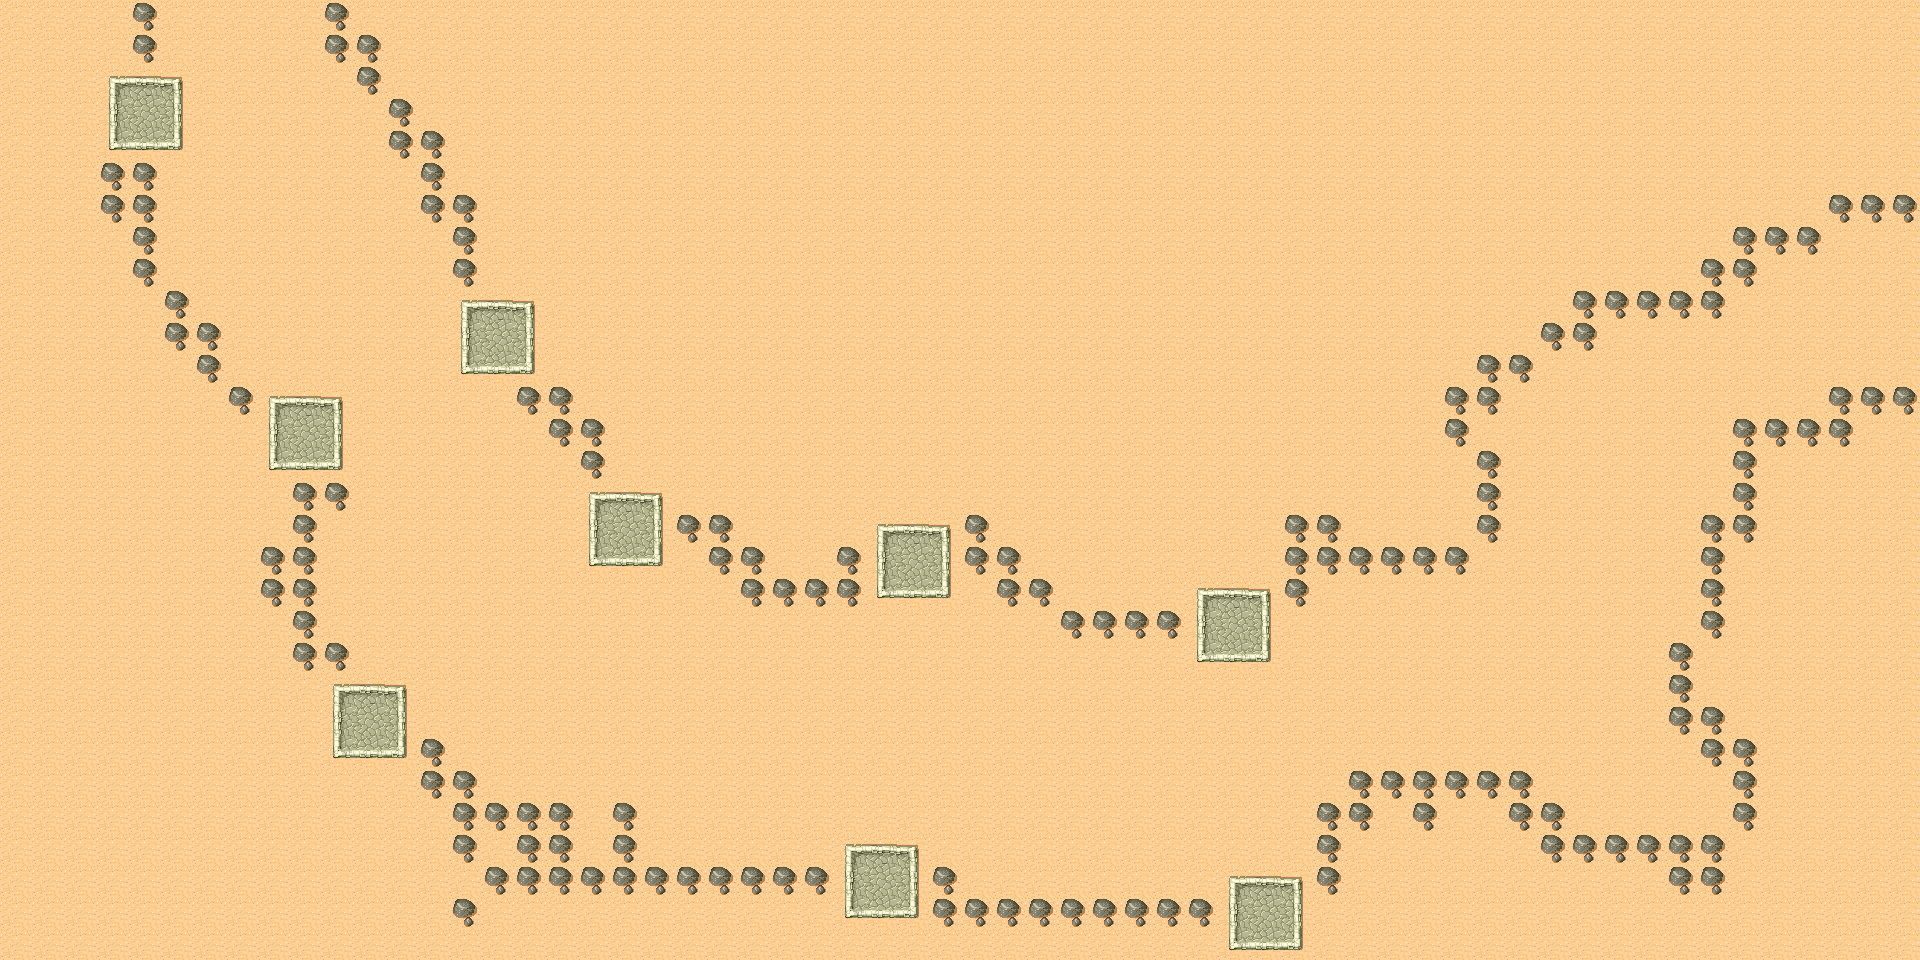

A 2D game scene composited from a Tiled map and its tileset images. What follows is a short description and the map's XML, with each tile layer's data collapsed to a summary:
An orthogonal 60x30 tile map with 32x32 px tiles, 2 tile layers (zs, bc) and 18 objects (fyt1, fyt2, fyt3, fyt4, fyt5, ...).

<map version="1.0" tiledversion="v1.0.3-399-ge7b903e" orientation="orthogonal" renderorder="left-up" width="60" height="30" tilewidth="32" tileheight="32" infinite="0" nextobjectid="42">
 <tileset firstgid="1" source="map.tsx" />
 <objectgroup name="guardTower">
  <object id="1" name="fyt1" x="118" y="86" width="52" height="54" />
  <object id="2" name="fyt2" x="474" y="315" width="48" height="48" />
  <object id="4" name="fyt3" x="278" y="408" width="53" height="53" />
  <object id="18" name="fyt4" x="600" y="504" width="51.3333" height="50" />
  <object id="19" name="fyt5" x="344" y="697.333" width="49.3333" height="49.3333" />
  <object id="20" name="fyt6" x="888" y="540" width="50.6667" height="46.6667" />
  <object id="11" name="fyt7" x="856" y="857.333" width="52" height="46.6667" />
  <object id="12" name="fyt8" x="1210" y="603" width="47" height="45" />
  <object id="14" name="fyt9" x="1242" y="890" width="46" height="42" />
 </objectgroup>
 <objectgroup name="enemy">
  <object id="30" name="position_0" x="229.333" y="-58.6667" width="28" height="28" />
  <object id="31" name="position_1" x="269.333" y="146.667" width="42.6667" height="38.6667" />
  <object id="32" name="position_2" x="364" y="341.333" width="58.6667" height="45.3333" />
  <object id="33" name="position_3" x="482.667" y="561.333" width="57.3333" height="56" />
  <object id="34" name="position_4" x="744" y="676" width="77.3333" height="72" />
  <object id="35" name="position_5" x="1126.67" y="734.667" width="81.3333" height="60" />
  <object id="36" name="position_6" x="1508" y="658.667" width="76" height="60" />
  <object id="37" name="position_7" x="1636" y="449.333" width="44" height="46.6667" />
  <object id="38" name="position_8" x="1869.33" y="296" width="37.3333" height="49.3333" />
 </objectgroup>
 <layer name="zs" width="60" height="30">
  <data>[1800 cells, 1800 non-empty, 11 distinct tile ids]</data>
 </layer>
 <layer name="bc" width="60" height="30">
  <data>[1800 cells, 0 non-empty, 0 distinct tile ids]</data>
 </layer>
</map>
